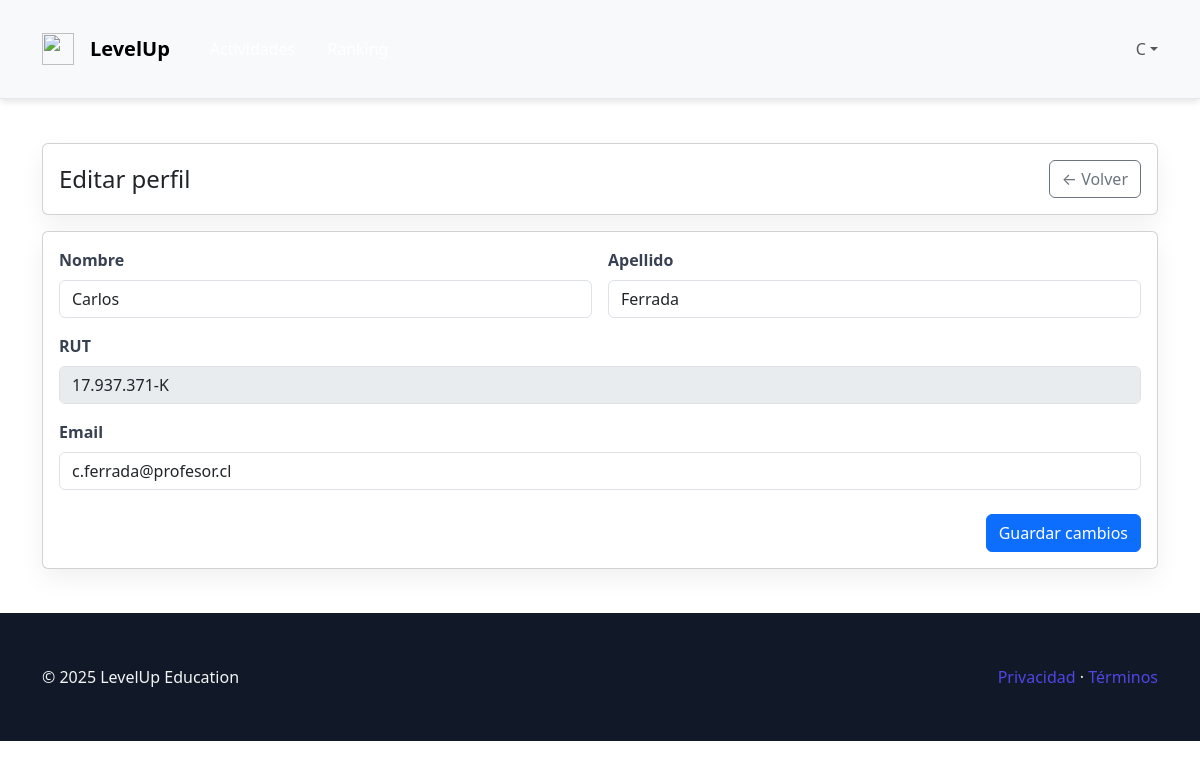
The app's page /perfil/editar/ (signed in) with its own data.
### LevelUp/models.py (models this page shows, shortened)
class Usuario(AbstractUser):
    class Rol(models.TextChoices):
        ESTUDIANTE    = "ESTUDIANTE", "Estudiante"
        DOCENTE       = "DOCENTE", "Docente"
        ADMINISTRADOR = "ADMINISTRADOR", "Administrador"
    rol = models.CharField(
        max_length=20,
        choices=Rol.choices,
        default=Rol.ESTUDIANTE,
    )
    rut = models.CharField(max_length=12, unique=True, validators=[validar_formato_rut])
    email = models.EmailField(max_length=128, unique=True)
    rol = models.CharField(max_length=20, choices=Rol.choices)

### LevelUp/views.py (the view)
# urls.py: path("perfil/editar/", views.perfil_editar_view, name="perfil_editar"),
@login_required
def perfil_editar_view(request):
    if request.method == "POST":
        form = ProfileForm(request.POST, instance=request.user)
        if form.is_valid():
            form.save()
            messages.success(request, "Perfil actualizado correctamente.")
            return redirect("perfil")
        else:
            messages.error(request, "Revisa los campos del formulario.")
    else:
        form = ProfileForm(instance=request.user)
    return render(request, "LevelUp/perfil/editar.html", {"form": form})

### LevelUp/templatetags/form_extras.py (called while the page is built)
@register.filter(name='add_class')
def add_class(field, css):
    return field.as_widget(attrs={**field.field.widget.attrs, "class": f"{field.field.widget.attrs.get('class','')} {css}".strip()})

### LevelUp/templates/LevelUp/perfil/editar.html (shortened to what this page needs)
{% extends "LevelUp/base.html" %}
{% load form_extras %}
{% block content %}
<main class="py-4">
  <div class="container">
    <div class="card mb-3">
      <div class="card-body d-flex justify-content-between align-items-center">
        <h1 class="h4 m-0">Editar perfil</h1>
        <a class="btn btn-outline-secondary" href="{% url 'perfil' %}">← Volver</a>
      </div>
    </div>
    <div class="card">
      <div class="card-body">
        <form method="post" novalidate>
          <div class="row g-3">
            <div class="col-md-6">
              <label for="{{ form.first_name.id_for_label }}" class="form-label">Nombre</label>
              {% if form.first_name.errors %}
              {{ form.first_name|add_class:"form-control is-invalid" }}
              <div class="invalid-feedback">
                {{ form.first_name.errors|striptags }}
              </div>
              {% else %}
              {{ form.first_name|add_class:"form-control" }}
              {% endif %}
            </div>
            <div class="col-md-6">
              <label for="{{ form.last_name.id_for_label }}" class="form-label">Apellido</label>
              {% if form.last_name.errors %}
              {{ form.last_name|add_class:"form-control is-invalid" }}
              <div class="invalid-feedback">
                {{ form.last_name.errors|striptags }}
              </div>
              {% else %}
              {{ form.last_name|add_class:"form-control" }}
              {% endif %}
            </div>
            <div class="col-12">
              <label class="form-label">RUT</label>
              {{ form.rut|add_class:"form-control" }}
            </div>
            <div class="col-12">
              <label for "{{ form.email.id_for_label }}" class="form-label">Email</label>
              {% if form.email.errors %}
              {{ form.email|add_class:"form-control is-invalid" }}
              <div class="invalid-feedback">
                {{ form.email.errors|striptags }}
              </div>
              {% else %}
              {{ form.email|add_class:"form-control" }}
              {% endif %}
            </div>
          </div>
          <div class="d-flex justify-content-end mt-4">
            <button type="submit" class="btn btn-primary">Guardar cambios</button>
          </div>
        </form>
      </div>
    </div>
  </div>
</main>
{% endblock %}

### LevelUp/static/LevelUp/css/style.css (style rules this page uses)
:root { --primary-color: #3b82f6; --secondary-color: #8b5cf6; --success-color: #10b981; --warning-color: #f59e0b; --danger-color: #ef4444; --background-light: #f8fafc; --background-gradient: linear-gradient(135deg, #667eea 0%, #764ba2 100%); --card-shadow: 0 4px 6px -1px rgba(0, 0, 0, 0.1); --card-shadow-hover: 0 10px 15px -3px rgba(0, 0, 0, 0.1); --border-radius: 0.5rem; --border-radius-lg: 1rem; --font-family: 'Inter', -apple-system, BlinkMacSystemFont, sans-serif; }
* { margin: 0; padding: 0; box-sizing: border-box; }
body { font-family: var(--font-family); background: var(--background-light); color: #1f2937; line-height: 1.6; }
.container { max-width: 1200px; margin: 0 auto; padding: 0 1rem; }
.card { background: white; border-radius: var(--border-radius); box-shadow: var(--card-shadow); transition: all 0.3s ease; overflow: hidden; }
.btn { display: inline-flex; align-items: center; justify-content: center; padding: 0.75rem 1.5rem; border-radius: var(--border-radius); font-weight: 500; text-decoration: none; border: none; cursor: pointer; transition: all 0.2s ease; gap: 0.5rem; }
.btn-primary { background: var(--primary-color); color: white; }
.form-label { display: block; margin-bottom: 0.5rem; font-weight: 500; color: #374151; }
.form-input { width: 100%; padding: 0.75rem; border: 2px solid #000000; border-radius: var(--border-radius); font-size: 1rem; transition: border-color 0.2s ease; }
.mt-4 { margin-top: 1rem; }

### LevelUp/static/LevelUp/css/global.css (style rules this page uses)
:root { --bg:#f8fafc; --text:#111827; --muted:#6b7280; --border:#e5e7eb; --primary:#6366f1; --primary-weak: rgba(99,102,241,.15); --success:#10b981; --warning:#f59e0b; }
html,body { height:100%; }
body { margin:0; background:var(--bg); color:var(--text); font-family:system-ui, -apple-system, "Segoe UI", Roboto, Ubuntu, Cantarell, "Helvetica Neue", Arial, "Noto Sans", "Apple Color Emoji","Segoe UI Emoji","Segoe UI Symbol"; }
.container { max-width:1100px; margin:0 auto; padding:1.25rem; }
.card { background:#fff; border-radius:.75rem; box-shadow:0 10px 25px rgba(0,0,0,.06); }
.form-label { display:block; font-weight:600; margin-bottom:.25rem; color:#374151; }
.form-input,.form-select { width:100%; padding:.6rem .8rem; border:1px solid var(--border); border-radius:.5rem; outline:0; background:#fff; }
.btn { display:inline-flex; align-items:center; justify-content:center; gap:.5rem; padding:.6rem .9rem; border-radius:.5rem; border:0; cursor:pointer; text-decoration:none; }
.btn-primary { background:var(--primary); color:#fff; }

### records on screen
Usuario: first_name "Carlos", last_name "Ferrada", rut "17.937.371-K", email "c.ferrada@profesor.cl"

### other values on screen
{{ display_name|slice:":1"|upper }} "C"
